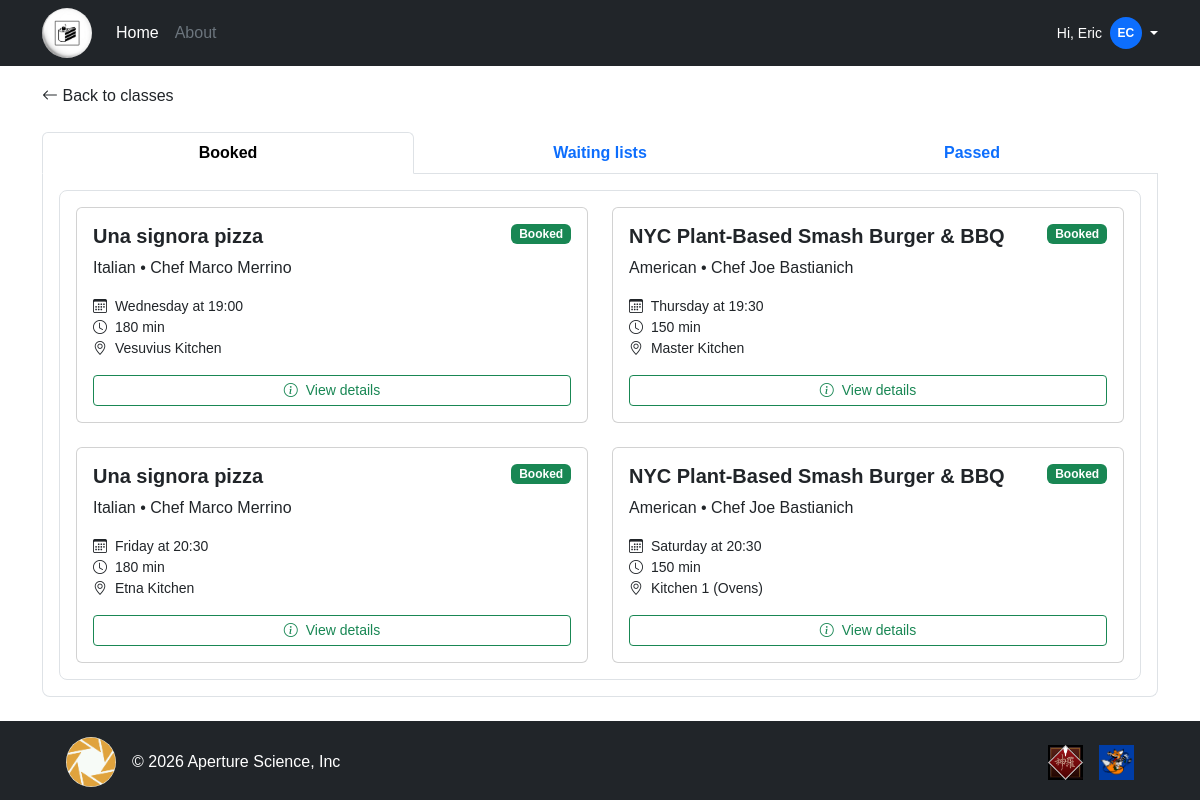
/student_profile (signed in), run on an earlier commit of the app's database.
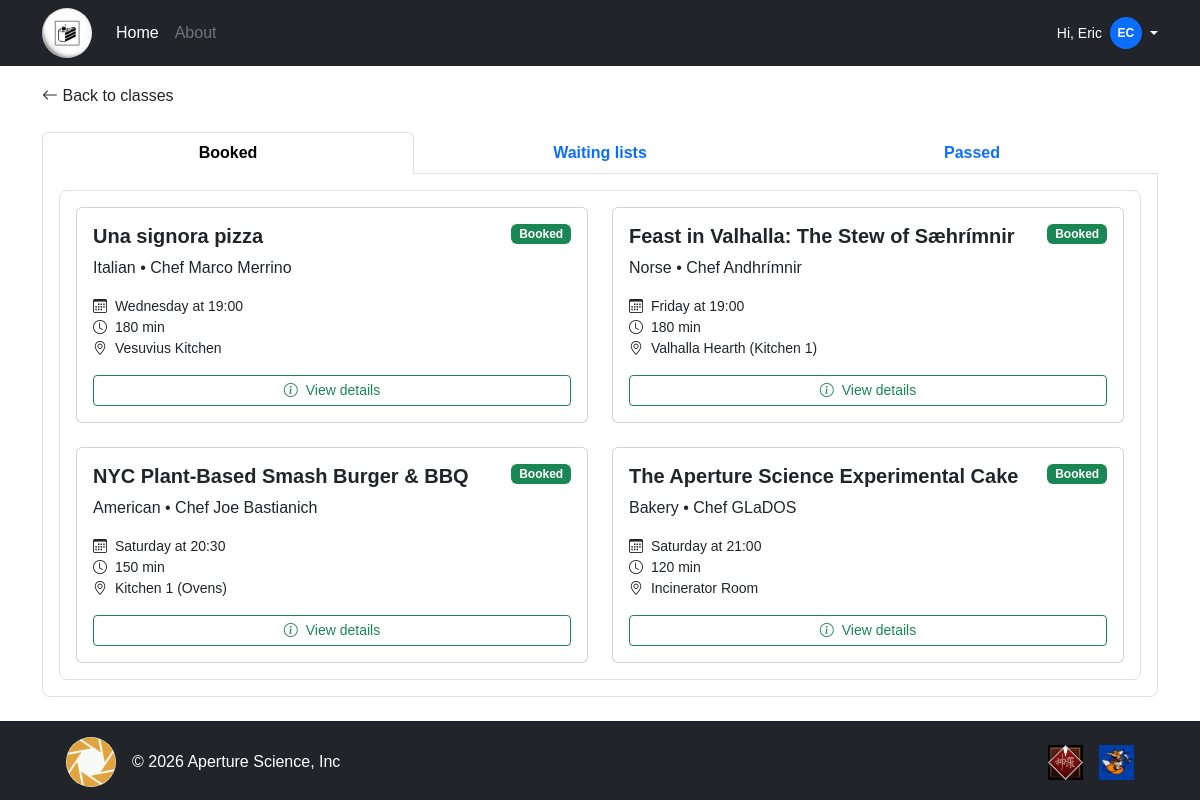
And on a later commit of the database.
### tables this page shows
CREATE TABLE "CLASS_SESSION" (
	"id"	INTEGER NOT NULL UNIQUE,
	"max_capacity"	INTEGER NOT NULL,
	"start_time"	TEXT NOT NULL,
	"day_of_week"	TEXT NOT NULL,
	"kitchen"	TEXT NOT NULL,
	"COOKING_CLASS_id"	INTEGER NOT NULL,
	PRIMARY KEY("id" AUTOINCREMENT),
	FOREIGN KEY("COOKING_CLASS_id") REFERENCES "COOKING_CLASS"("id") ON DELETE CASCADE
);

CREATE TABLE "COOKING_CLASS" (
	"id"	INTEGER NOT NULL UNIQUE,
	"cuisine"	TEXT NOT NULL,
	"title"	TEXT NOT NULL,
	"duration"	INTEGER NOT NULL,
	"difficulty"	TEXT NOT NULL CHECK("difficulty" IN ('Beginner', 'Intermediate', 'Advanced')),
	"chef_name"	TEXT NOT NULL,
	"description"	TEXT NOT NULL,
	"dietary_category"	TEXT NOT NULL CHECK("dietary_category" IN ('Standard', 'Vegetarian', 'Vegan', 'Gluten-free')),
	"photo_1"	TEXT NOT NULL,
	"photo_2"	TEXT NOT NULL,
	"photo_3"	TEXT NOT NULL,
	"USER_email"	TEXT NOT NULL,
	PRIMARY KEY("id" AUTOINCREMENT),
	FOREIGN KEY("USER_email") REFERENCES "USER"("email") ON DELETE CASCADE
);

### app.py (the view)
@app.route("/student_profile")
@login_required
def student_profile():
    all_sessions = booking_dao.get_user_enrolled_sessions(current_user.email)
    all_sessions.sort(key=lambda s: (utilities_dao.DAYS.index(s["day_of_week"]), s["start_time"]))
    upcoming_sessions = []
    past_sessions = []
    for session in all_sessions:
        day = session["day_of_week"]
        time = session["start_time"]
        duration = session["duration"]
        if booking_dao.check_end_of_session(day, time, duration):
            past_sessions.append(session)
        else:
            upcoming_sessions.append(session)
    return render_template("student/student_profile.html", upcoming_sessions=upcoming_sessions, past_sessions=past_sessions)

### app.py (called while the page is built)
@login_manager.user_loader
def load_user(user_id):
    db_user = user_dao.get_user_by_email(user_id)
    if not db_user:
        return None
    return User(
        email=db_user["email"],
        first_name=db_user["first_name"],
        last_name=db_user["last_name"],
        password=db_user["password_hash"],
        role=db_user["role"]
    )

### dao/booking_dao.py (called while the page is built)
def check_end_of_session(day, time, duration):
    session_start_time = utilities_dao.get_week_time(day, time)
    session_duration = utilities_dao.get_minutes(duration)
    session_end_time = session_start_time + session_duration
    current_time = utilities_dao.get_week_time(utilities_dao.CURRENT_DAY, utilities_dao.CURRENT_TIME)
    return current_time >= session_end_time

### dao/user_dao.py (called while the page is built)
def get_user_by_email(email):
    conn = utilities_dao.db_connect()
    cursor = conn.cursor()
    cursor.execute("SELECT * FROM user WHERE email = ?", (email,))
    user = cursor.fetchone()
    utilities_dao.close_connection(conn, cursor)
    return user

### dao/utilities_dao.py (called while the page is built)
def db_connect():
    conn = sqlite3.connect(DATABASE)
    conn.row_factory = sqlite3.Row
    return conn

def close_connection(conn, cursor):
    conn.commit()
    cursor.close()
    conn.close()

### templates/student/student_profile.html (shortened to what this page needs)
{% extends "base.html" %}
{% block content %}
<div class="container my-4">
    <a href="{{ url_for('home')}}" class="text-dark text-decoration-none">
        <i class="bi bi-arrow-left"></i> Back to classes
    </a>
    <div class="row mt-4">
        <div class="col-12">
            <ul class="nav nav-tabs nav-justified">
                <li class="nav-item">
                    <a class="nav-link active" data-bs-toggle="tab" href="#booked">
                        <strong>Booked</strong>
                    </a>
                </li>
                <li class="nav-item">
                    <a class="nav-link" data-bs-toggle="tab" href="#waiting">
                        <strong>Waiting lists</strong>
                    </a>
                </li>
                <li class="nav-item">
                    <a class="nav-link" data-bs-toggle="tab" href="#passed">
                        <strong>Passed</strong>
                    </a>
                </li>
            </ul>
            <div class="border border-top-0 rounded-bottom-3 p-3">
                <div class="tab-content border rounded-3 p-3">
                    <div id="booked" class="tab-pane fade show active">
                        {% if upcoming_sessions %}
                            <div class="row row-cols-1 row-cols-md-2 g-4">
                                {% for upcoming in upcoming_sessions %}
                                <div class="col">
                                    <div class="card h-100">
                                        <div class="card-body">
                                            <div class="d-flex justify-content-between align-items-start mb-2">
                                                <h5 class="card-title fw-bold mb-0">{{ upcoming.title }}</h5>
                                                <span class="badge bg-success">Booked</span>
                                            </div>
                                            <p class="card-text mb-3">{{ upcoming.cuisine }} • Chef {{ upcoming.chef_name }}</p>
                                            <ul class="list-unstyled small mb-3">
                                                <li><i class="bi bi-calendar3 me-1"></i> {{ upcoming.day_of_week }} at {{ upcoming.start_time }}</li>
                                                <li><i class="bi bi-clock me-1"></i> {{ upcoming.duration }} min</li>
                                                <li><i class="bi bi-geo-alt me-1"></i> {{ upcoming.kitchen }}</li>
                                            </ul>
                                            <a href="{{ url_for('session_details', session_id=upcoming.id) }}"
                                                class="btn btn-outline-success btn-sm w-100">
                                                <i class="bi bi-info-circle me-1"></i> View details
                                            </a>
                                        </div>
                                    </div>
                                </div>
                                {% endfor %}
                            </div>
                        {% else %}
                        <div class="col-12 text-center py-5 text-muted">
                            <p class="mb-0">You haven't made any reservations yet.</p>
                        </div>
                        {% endif %}
                    </div>
                </div>
            </div>
        </div>
    </div>
</div>
{% endblock %}

What changed in the data, as far as the page shows it:
no longer on this page (row edited): CLASS_SESSION: title "NYC Plant-Based Smash Burger & BBQ", cuisine "American", chef_name "Joe Bastianich", day_of_week "Thursday", start_time "19:30", duration "150", kitchen "Master Kitchen"
no longer on this page (row unchanged): CLASS_SESSION: title "Una signora pizza", cuisine "Italian", chef_name "Marco Merrino", day_of_week "Friday", start_time "20:30", duration "180", kitchen "Etna Kitchen"
now on this page (row unchanged): CLASS_SESSION: title "Feast in Valhalla: The Stew of Sæhrímnir", cuisine "Norse", chef_name "Andhrímnir", day_of_week "Friday", start_time "19:00", duration "180", kitchen "Valhalla Hearth (Kitchen 1)"
now on this page (row unchanged): CLASS_SESSION: title "The Aperture Science Experimental Cake", cuisine "Bakery", chef_name "GLaDOS", day_of_week "Saturday", start_time "21:00", duration "120", kitchen "Incinerator Room"
